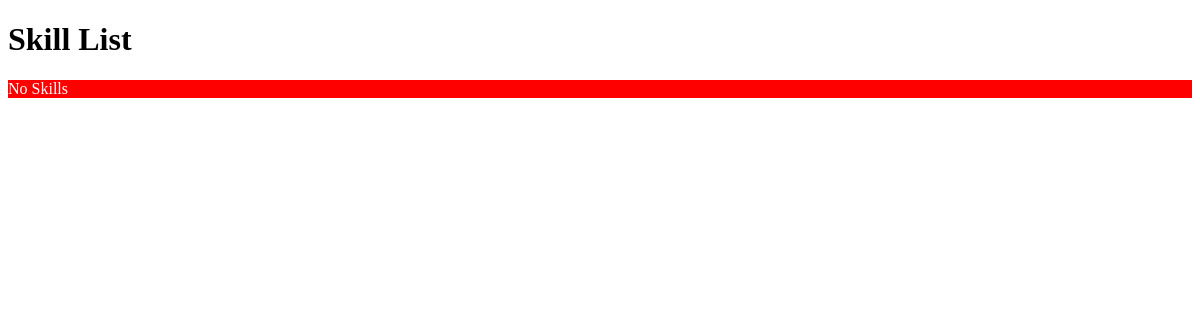
The app's page /entry/, older data.
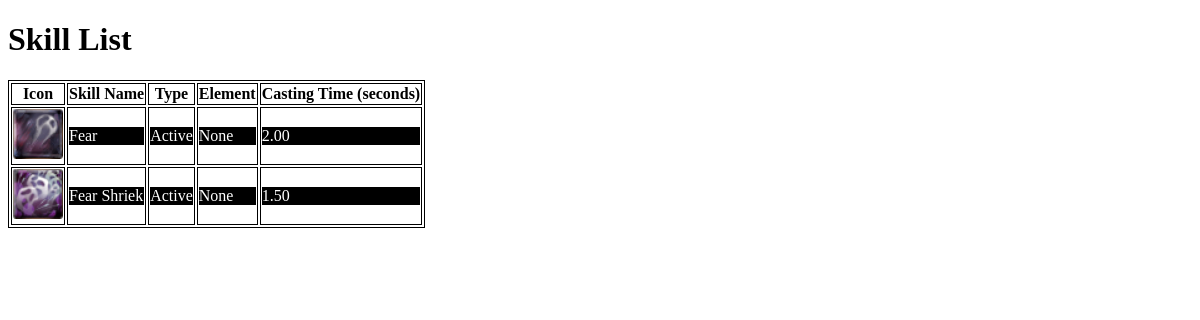
The same page, newer data.
### entry/models.py (models this page shows)
class Skill(models.Model):
    name = models.CharField(max_length=200)
    icon = models.ImageField(upload_to='img', default="default_image.jpg")
    type = models.CharField(max_length=200)  # if it is passive or active
    element = models.CharField(max_length=200)
    casting_time = models.DecimalField(verbose_name="Seconds to Cast", max_digits=10, decimal_places=2)

### entry/views.py (the view)
# urls.py: path("", views.skills_page, name="skills_page"),
def skills_page(request):
    skill_list = Skill.objects.all()
    context = {"skills": skill_list}
    return render(request, "entry/skills.html", context)

### entry/templates/entry/skills.html (shortened to what this page needs)
{% extends "base_template.html" %}
{% load static %}
{% block body_block %}
    <h1>Skill List</h1>
    {% if skills %}
        <table>
            <tr>
                <th>Icon</th>
                <th>Skill Name</th>
                <th>Type</th>
                <th>Element</th>
                <th>Casting Time (seconds)</th>
            </tr>
            {% for skill in skills %}
                <tr>
                    <td>
                        <img src="{{ skill.icon.url }}" style="height:50px; width:50px">
                    </td>
                    <td>
                        <p style="background:black;color:white">{{ skill.name }}</p>
                    </td>
                    <td>
                        <p style="background:black;color:white">{{ skill.type }}</p>
                    </td>
                    <td>
                        <p style="background:black;color:white">{{ skill.element }}</p>
                    </td>
                    <td>
                        <p style="background:black;color:white">{{ skill.casting_time }}</p>
                    </td>
                </tr>
            {% endfor %}
        </table>
    {% else %}
        <p style="background:red; color:white;">No Skills</p>
    {% endif %}
{% endblock %}

### templates/base_template.html (shortened to what this page needs)
<!DOCTYPE html>
<html lang="en">
{% load static %}
<head>
    <link href="{% static 'base_style.css' %}" rel="stylesheet">
</head>
<body>
    {% block body_block %}{% endblock %}
</body>
</html>

### static/base_style.css (style rules this page uses)
table, th, td, tr { border: 1px solid black; }

Row changes from the older to the newer data that the page shows:
added Skill: icon (picture), name "Fear", type "Active", element "None", casting_time "2.00"
added Skill: icon (picture), name "Fear Shriek", type "Active", element "None", casting_time "1.50"
Text that changed along with them:
text no longer shown: "No Skills"
text now shown: "Icon Skill Name Type Element Casting Time (seconds)"
